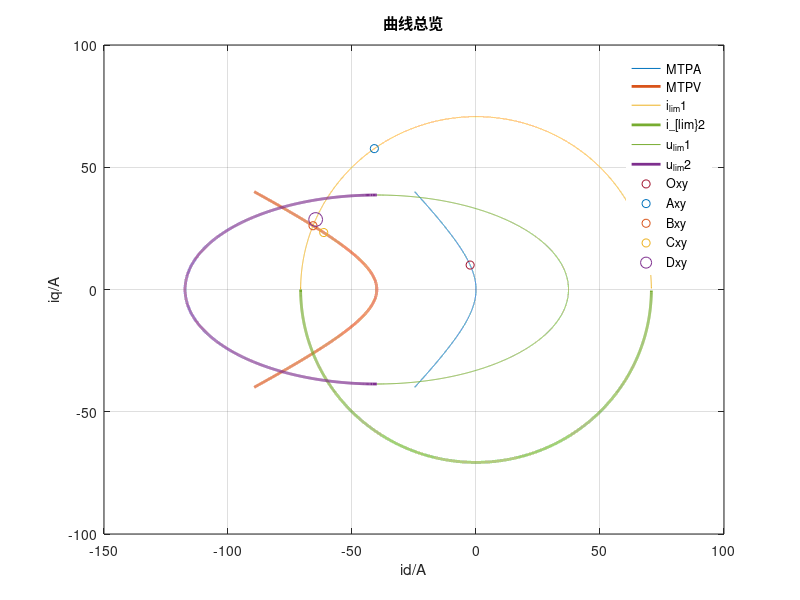

The MATLAB source for this figure:
clear;
close;
clc;
%/
%Udc=1000;
%R=0.2;
%Ld=0.01;Ld=0.1;
%Lq=0.02;Lq=0.2;
%pn=4;
%flux=2;
%psif=flux;
%
%Udc=500;
%R=0.958;
%Ld=0.02;
%Lq=0.04;
%pn=4;
%flux=0.4;
%psif=flux;
Udc=300;
R=0.02;
Ld=0.002;
Lq=0.004;
pn=4;
flux=0.08;
psif=flux;



%Imax=300*sqrt(2);
Imax=50*sqrt(2);
Umax=Udc/sqrt(3);
%Umax=Udc*2/pi;

fc=100000;
J=50;
Bm=0.000001;
Cm=0;

TL=[600,3000];

-psif/Ld;
-Imax;

% B点
a=4*(Ld-Lq)^2*Ld^2+4*Lq^2*(Ld-Lq)^2;
b=8*psif*Ld*(Ld-Lq)^2+4*psif*Lq*(Ld-Lq)*Ld;
c=4*psif^2*(Ld-Lq)^2+4*psif^2*Lq*(Ld-Lq)-4*Lq^2*(Ld-Lq)^2*Imax^2;

Bx=(-b-sqrt(b^2-4*a*c))/(2*a);
By=sqrt(Imax^2-Bx^2);

% A点电流
Idmax1=(-psif+sqrt(psif^2+8*(Ld-Lq)^2*Imax^2))/(4*(Ld-Lq));
Iqmax1=sqrt(Imax^2 - Idmax1^2);
ISA=sqrt(Idmax1^2+Iqmax1^2);
%Idmax3=(-psif+sqrt(psif^2+4*(Ld-Lq)^2*Iqmax1^2))/(2*(Ld-Lq))
%Te1A=3/2*pn*Iqmax1*(flux+(Ld-Lq)*(-flux+  sqrt(flux^2+4*(Ld-Lq)^2*Iqmax1^2))/(2*(Ld-Lq))    );

a=4*(Ld-Lq)^2*Ld^2+4*Lq^2*(Ld-Lq)^2;
b=8*psif*Ld*(Ld-Lq)^2+4*psif*Lq*(Ld-Lq)*Ld;
c=4*psif^2*(Ld-Lq)^2+4*psif^2*Lq*(Ld-Lq)-4*Lq^2*(Ld-Lq)^2*Imax^2;
% B点电流
Idmax2=(-b-sqrt(b^2-4*a*c))/(2*a);
Iqmax2=sqrt(Imax^2-Idmax2^2);
ISB=sqrt(Idmax2^2+Iqmax2^2);
TeA=3/2*pn*(flux*Iqmax1+(Ld-Lq)*Idmax1*Iqmax1);%A点对应转矩
TeB=3/2*pn*(flux*Iqmax2+(Ld-Lq)*Idmax2*Iqmax2);%B点对应转矩
weA=sqrt(Umax^2/((Ld*Idmax1+psif)^2+(Lq*Iqmax1)^2));% A点电角速度
weB=sqrt(Umax^2/((Ld*Idmax2+psif)^2+(Lq*Iqmax2)^2));% B点电角速度
we_A=sqrt(Umax^2/((Ld*Idmax1+psif)^2+(Lq*Iqmax1)^2));
we_B=sqrt(Umax^2/((Ld*Idmax2+psif)^2+(Lq*Iqmax2)^2));
rpmA=(weA/pn)/(2/(pi*60));%A点对应机械转速
rpmB=(weB/pn)/(2/(pi*60));%B点对应机械转速

tempB_a=-psif*Ld*(2*Ld-Lq);
tempB_b=2*(Ld^2+Lq^2)*(Ld-Lq);
tempB_c=Ld^2*(2*Ld-Lq)^2-4*Ld*(Ld-Lq)*(Ld^2+Lq^2);
tempB_d=Lq^2*(Ld-Lq)^2*(Ld^2+Lq^2);
tempB_e=sqrt(tempB_c*psif^2+4*Imax^2*tempB_d);

IdB=tempB_a+(tempB_e/tempB_b);
IqB=sqrt(Imax^2-IdB^2);
weB2=sqrt(Umax^2/((Ld*IdB+psif)^2+(Lq*IqB)^2));
TeB2=3/2*pn*(flux*IqB+(Ld-Lq)*IdB*IqB);



%采用定义偏导法求解id iq MTPA曲线
iq1=-40:0.01:40; 
id1=(-psif+sqrt(4*(Ld-Lq)^2*iq1.^2+psif^2))/(2*(Ld-Lq));

%采用拉格朗日法求解id iq MTPV曲线
iq2=iq1;
id2=-psif/Ld+(-psif*Lq+Lq*sqrt(psif^2+4*(Ld-Lq)^2*iq2.^2))/(2*Ld*(Ld-Lq));

%极限电流圆 以(0,0)为圆心
id3=-Imax:0.01:Imax;
iq3=sqrt(Imax^2-id3.^2);

id4=id3;
iq4=-sqrt(Imax^2-id3.^2);

we=(weA+weB)/2;


%极限电压圆 以(φf/Ld,0)为圆心
iq5=id3;
id5=1/Ld*((sqrt((Umax^2/we^2)-(Lq.*iq5).^2)-psif));

iq6=id3;
id6=-2*psif/Ld-1/Ld*((sqrt((Umax^2/we^2)-(Lq.*iq5).^2)-psif));

N=size(id3,2);
first=N;
last=0;
for i=1:N
    if(isreal(id5(i)))
        if(first>=i)
            first=i;
        end
        if(last<=i)
            last=i;
        end
    end
end


v=-2;
iq5(last-v:end) = [];
id5(last-v:end) = [];

iq6(last-v:end) = [];
id6(last-v:end) = [];

iq5(1:first+v) = [];
id5(1:first+v) = [];

iq6(1:first+v) = [];
id6(1:first+v) = [];

figure;
hold on;
plot(id1,iq1,id2,iq2,"Linewidth",2);
plot(id3,iq3,id4,iq4,"Linewidth",2,'Color',[0.4660 0.6740 0.1880]);
plot(id5,iq5,id6,iq6,"Linewidth",2,'Color',[0.4940 0.1840 0.5560]);
legend("box","off", "Location" , "best");
grid on;

hold on;

Ox = (-psif+sqrt(psif^2+4*(Ld-Lq)^2*10^2))/(2*(Ld-Lq));
Oy = 10;

Ax = (-psif+sqrt(psif^2+8*(Ld-Lq)^2*Imax^2))/(4*(Ld-Lq));
Ay = sqrt(Imax^2-Ax^2);


we = weB+200;
CC= (-psif*Lq+sqrt(psif^2*Lq^2+8*(Ld-Lq)^2*Umax^2/we^2))/(4*(Ld-Lq));
Cx= (CC-psif)/Ld;
Cy= sqrt((Umax^2/we^2 - (Ld*Cx+psif)^2)/Lq^2);


we = weB-100;
Dx = (-psif*Ld+sqrt(psif^2*Ld^2-(Ld^2-Lq^2)*(psif^2+Lq^2*Imax^2-Umax^2/we^2)))/(Ld^2-Lq^2);
Dy = sqrt(Imax^2 - Dx^2);

plot(Ox,Oy,"o", Ax,Ay,"o", Bx,By,"o",Cx,Cy,"o", Dx, Dy,"o", "MarkerSize",10);
legend("MTPA","MTPV","i_{lim}1","i_[lim}2" ,"u_{lim}1" ,"u_{lim}2","Oxy", "Axy","Bxy","Cxy","Dxy");


title("曲线总览");
xlabel("id/A");
ylabel("iq/A");
box on;
hold off;









